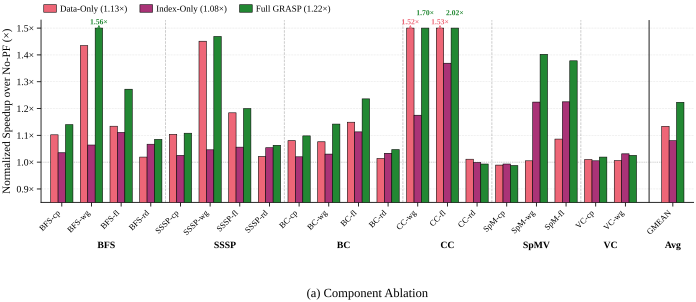

Write the Python code that produced this figure.
#!/usr/bin/env python3
"""
Round 5 §5.4 Layout A — Component Ablation (nohatch, full-width bar).

20 workloads × 3 schemes: Data-Only, Index-Only, Full GRASP.
NoPF = 1.0x implicit baseline, bars represent speedup multiplier.

Style rules match proto_r4_52_A_nohatch.py:
  - parents[5], apply_style(), figsize_full(), constrained_layout
  - PALETTE_TOL_BRIGHT (no blue/orange)
  - NO hatching (DMP-style color-only)
  - Bars sit on bottom = Y_LO
  - Outliers above Y_HI clipped and annotated with arrow + value
  - Vertical group separators between algorithm groups
  - GMEAN bar at right with solid black separator
  - Subtitle below via subplot_label

Color order:
  Data-Only   = palette[1] red
  Index-Only  = palette[2] purple
  Full GRASP  = palette[0] green
"""
from __future__ import annotations
import sys
from pathlib import Path
import numpy as np

_REPO = Path(__file__).resolve().parents[5]
sys.path.insert(0, str(_REPO / "ima_plan/07_paper_outline/plot_style"))
sys.path.insert(0, str(Path(__file__).resolve().parent))

from plot_util import (  # noqa: E402
    apply_style, figsize_full, save_fig,
    PALETTE_TOL_BRIGHT, subplot_label,
)
from workload_names import (  # noqa: E402
    ORDERED_27, SHORT_NAME, ALG_GROUPS,
)
from _data import ABLATION_PCT, pct_to_mult, gmean  # noqa: E402

apply_style()
import matplotlib.pyplot as plt  # noqa: E402
from matplotlib.patches import Patch  # noqa: E402


# ── Build workload order from ORDERED_27 intersected with data ─────────────
WORKLOADS = [k for k in ORDERED_27 if k in ABLATION_PCT]
n_wkl = len(WORKLOADS)
assert n_wkl == 20, f"Expected 20 ablation workloads, got {n_wkl}"


# ── Compute speedup multipliers ────────────────────────────────────────────
do_mult = np.array([pct_to_mult(ABLATION_PCT[k][0]) for k in WORKLOADS])
io_mult = np.array([pct_to_mult(ABLATION_PCT[k][1]) for k in WORKLOADS])
fg_mult = np.array([pct_to_mult(ABLATION_PCT[k][2]) for k in WORKLOADS])

do_gm = gmean(do_mult)
io_gm = gmean(io_mult)
fg_gm = gmean(fg_mult)

do_all = np.append(do_mult, do_gm)
io_all = np.append(io_mult, io_gm)
fg_all = np.append(fg_mult, fg_gm)

labels = [SHORT_NAME[k] for k in WORKLOADS] + ["GMEAN"]
n_total = n_wkl + 1


# ── Layout ──────────────────────────────────────────────────────────────────
GMEAN_GAP = 0.6
x = np.arange(n_total, dtype=float)
x[-1] += GMEAN_GAP

bar_w = 0.25
offsets = np.array([-1.0, 0.0, 1.0]) * bar_w

Y_LO, Y_HI = 0.85, 1.50

fig, ax = plt.subplots(
    figsize=figsize_full(aspect=0.40),
    constrained_layout=True,
)

# Scheme order: Data-Only (red), Index-Only (purple), Full GRASP (green)
schemes = [
    ("Data-Only",  do_all, PALETTE_TOL_BRIGHT[1]),  # red
    ("Index-Only", io_all, PALETTE_TOL_BRIGHT[2]),  # purple
    ("Full GRASP", fg_all, PALETTE_TOL_BRIGHT[0]),  # green
]


def bar_heights(vals: np.ndarray) -> np.ndarray:
    clipped = np.minimum(vals, Y_HI)
    return clipped - Y_LO


bar_containers = {}
for i, (name, vals, color) in enumerate(schemes):
    heights = bar_heights(vals)
    bars = ax.bar(
        x + offsets[i], heights, bar_w,
        bottom=Y_LO,
        label=name, color=color,
        edgecolor="black", linewidth=0.4,
        zorder=3,
    )
    bar_containers[name] = (bars, vals, color)


# ── Annotate clipped outliers (stack at same x) ───────────────────────────
scheme_order = list(bar_containers.keys())
for j in range(n_total):
    clipped_here = []
    for si, name in enumerate(scheme_order):
        bars, vals, color = bar_containers[name]
        v = vals[j]
        if v >= Y_HI:
            clipped_here.append((si, name, v, color))
    if not clipped_here:
        continue
    for stack_i, (si, name, v, color) in enumerate(clipped_here):
        bars, _, _ = bar_containers[name]
        cx = bars[j].get_x() + bars[j].get_width() / 2
        y_offset = 1.5 + stack_i * 6.5
        ax.annotate(
            f"{v:.2f}\u00d7",
            xy=(cx, Y_HI),
            xytext=(0, y_offset), textcoords="offset points",
            ha="center", va="bottom",
            fontsize=5.5, fontweight="bold", color=color,
            zorder=6,
        )
        if stack_i == 0:
            ax.annotate(
                "",
                xy=(cx, Y_HI + 0.012), xytext=(cx, Y_HI - 0.005),
                arrowprops=dict(arrowstyle="->", color=color,
                                lw=0.6, shrinkA=0, shrinkB=0),
                zorder=5,
            )


# ── Algorithm group separators (within 20-workload subset) ─────────────────
sub_group_counts = []
cumulative = 0
for gname, gwkls in ALG_GROUPS:
    present = [w for w in gwkls if w in ABLATION_PCT]
    if not present:
        continue
    sub_group_counts.append((gname, len(present)))

# Draw vertical separators between groups
offset = 0
for idx, (gname, gsize) in enumerate(sub_group_counts):
    offset += gsize
    if idx < len(sub_group_counts) - 1:
        sep_x = offset - 0.5
        ax.axvline(x=sep_x, color="#999999", linestyle="--",
                   linewidth=0.5, alpha=0.7, zorder=1)

gmean_sep_x = (n_wkl - 1) + (1 + GMEAN_GAP) / 2.0
ax.axvline(x=gmean_sep_x, color="black", linestyle="-",
           linewidth=0.8, alpha=0.8, zorder=1)


# ── Algorithm group labels below x-tick labels ─────────────────────────────
cum = 0
for gname, gsize in sub_group_counts:
    centre = cum + (gsize - 1) / 2.0
    ax.annotate(
        gname,
        xy=(centre, 0), xycoords=("data", "axes fraction"),
        xytext=(0, -28), textcoords="offset points",
        ha="center", va="top",
        fontsize=7, fontweight="bold",
        annotation_clip=False,
    )
    cum += gsize
ax.annotate(
    "Avg",
    xy=(x[-1], 0), xycoords=("data", "axes fraction"),
    xytext=(0, -28), textcoords="offset points",
    ha="center", va="top",
    fontsize=7, fontweight="bold",
    annotation_clip=False,
)


# ── Axes ───────────────────────────────────────────────────────────────────
ax.set_xticks(x)
ax.set_xticklabels(labels, rotation=45, ha="right", fontsize=6.0)
ax.set_xlim(-0.7, x[-1] + 0.7)

ax.set_ylim(Y_LO, Y_HI + 0.03)
ax.set_ylabel("Normalized Speedup over No-PF (\u00d7)")
yticks = [0.9, 1.0, 1.1, 1.2, 1.3, 1.4, 1.5]
ax.set_yticks(yticks)
ax.set_yticklabels([f"{t:.1f}\u00d7" for t in yticks])
ax.axhline(1.0, color="#888888", linewidth=0.5, linestyle=":",
           alpha=0.7, zorder=1)


# ── Legend with per-scheme geomean inline ──────────────────────────────────
legend_patches = [
    Patch(facecolor=PALETTE_TOL_BRIGHT[1], edgecolor="black",
          linewidth=0.4,
          label=f"Data-Only ({do_gm:.2f}\u00d7)"),
    Patch(facecolor=PALETTE_TOL_BRIGHT[2], edgecolor="black",
          linewidth=0.4,
          label=f"Index-Only ({io_gm:.2f}\u00d7)"),
    Patch(facecolor=PALETTE_TOL_BRIGHT[0], edgecolor="black",
          linewidth=0.4,
          label=f"Full GRASP ({fg_gm:.2f}\u00d7)"),
]
ax.legend(
    handles=legend_patches, ncol=3, fontsize=6.5,
    loc="lower left", bbox_to_anchor=(0.0, 1.02), frameon=False,
    handlelength=1.4, handleheight=0.9,
    columnspacing=1.4, handletextpad=0.4,
    borderaxespad=0,
)


# ── Subtitle below ─────────────────────────────────────────────────────────
subplot_label(ax, "(a) Component Ablation", y=-0.55)


# ── Save ───────────────────────────────────────────────────────────────────
out_dir = Path(__file__).resolve().parent
save_fig(fig, "proto_r4_54_A_component", out_dir)
plt.close(fig)


# ── Console summary ────────────────────────────────────────────────────────
print("=== Round 5 §5.4 Component Ablation (nohatch) ===")
print(f"Workloads: {n_wkl}  |  GMEAN per scheme:")
print(f"  Data-Only  {do_gm:.3f}\u00d7")
print(f"  Index-Only {io_gm:.3f}\u00d7")
print(f"  Full GRASP {fg_gm:.3f}\u00d7")

print(f"\nClipped bars (>= {Y_HI:.2f}\u00d7):")
for name, (_, vals, _) in bar_containers.items():
    for j, v in enumerate(vals[:-1]):
        if v >= Y_HI:
            print(f"  {name:11s}  {WORKLOADS[j]:18s}  {v:.3f}\u00d7")

print(f"\nRegressions (< 1.00\u00d7):")
for name, (_, vals, _) in bar_containers.items():
    for j, v in enumerate(vals[:-1]):
        if v < 1.0:
            print(f"  {name:11s}  {WORKLOADS[j]:18s}  {v:.3f}\u00d7")

print(f"\nSaved to {out_dir}/proto_r4_54_A_component.{{pdf,svg}}")
